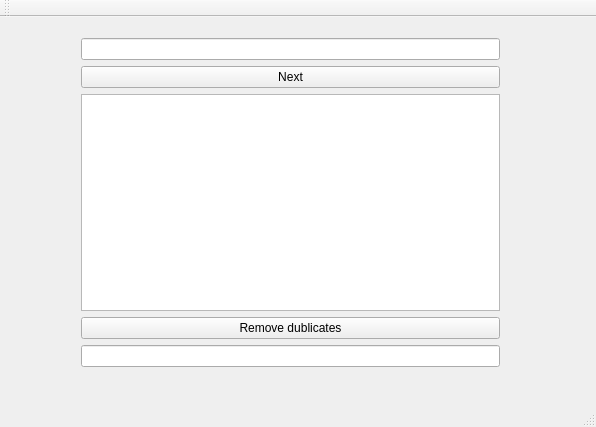
<?xml version="1.0" encoding="UTF-8"?>
<ui version="4.0">
 <class>MainWindow</class>
 <widget class="QMainWindow" name="MainWindow">
  <property name="geometry">
   <rect>
    <x>0</x>
    <y>0</y>
    <width>596</width>
    <height>427</height>
   </rect>
  </property>
  <property name="windowTitle">
   <string>MainWindow</string>
  </property>
  <widget class="QWidget" name="centralWidget">
   <widget class="QWidget" name="">
    <property name="geometry">
     <rect>
      <x>70</x>
      <y>10</y>
      <width>441</width>
      <height>351</height>
     </rect>
    </property>
    <layout class="QVBoxLayout" name="verticalLayout_2">
     <item>
      <widget class="QLineEdit" name="lineEdit"/>
     </item>
     <item>
      <widget class="QPushButton" name="pushButton">
       <property name="text">
        <string>Next</string>
       </property>
      </widget>
     </item>
     <item>
      <widget class="QTextEdit" name="textEdit"/>
     </item>
     <item>
      <widget class="QPushButton" name="removeButton">
       <property name="text">
        <string>Remove dublicates</string>
       </property>
      </widget>
     </item>
     <item>
      <widget class="QLineEdit" name="failEdit"/>
     </item>
    </layout>
   </widget>
  </widget>
  <widget class="QMenuBar" name="menuBar">
   <property name="geometry">
    <rect>
     <x>0</x>
     <y>0</y>
     <width>596</width>
     <height>22</height>
    </rect>
   </property>
  </widget>
  <widget class="QToolBar" name="mainToolBar">
   <attribute name="toolBarArea">
    <enum>TopToolBarArea</enum>
   </attribute>
   <attribute name="toolBarBreak">
    <bool>false</bool>
   </attribute>
  </widget>
  <widget class="QStatusBar" name="statusBar"/>
 </widget>
 <layoutdefault spacing="6" margin="11"/>
 <resources/>
 <connections/>
</ui>
